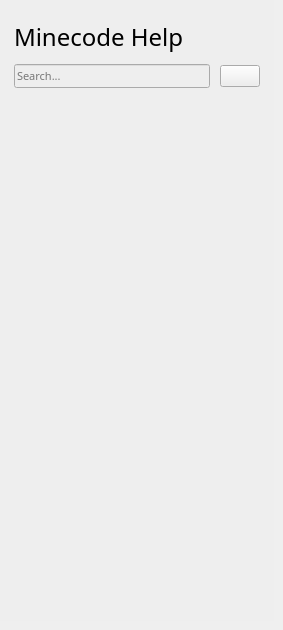
      <widget class="QWidget" name="arHelp">
       <widget class="QWidget" name="widget_6" native="true">
        <property name="geometry">
         <rect>
          <x>0</x>
          <y>0</y>
          <width>274</width>
          <height>621</height>
         </rect>
        </property>
        <property name="styleSheet">
         <string notr="true">background-color: rgb(238, 238, 238);</string>
        </property>
        <layout class="QVBoxLayout" name="verticalLayout_7">
         <property name="spacing">
          <number>10</number>
         </property>
         <property name="leftMargin">
          <number>14</number>
         </property>
         <property name="topMargin">
          <number>20</number>
         </property>
         <property name="rightMargin">
          <number>14</number>
         </property>
         <property name="bottomMargin">
          <number>15</number>
         </property>
         <item>
          <widget class="QLabel" name="label_7">
           <property name="font">
            <font>
             <family>方正黑体简体</family>
             <pointsize>18</pointsize>
            </font>
           </property>
           <property name="text">
            <string>Minecode Help</string>
           </property>
          </widget>
         </item>
         <item>
          <layout class="QHBoxLayout" name="horizontalLayout_4">
           <item>
            <widget class="QLineEdit" name="searchBox_arHelp_IndexPanel">
             <property name="font">
              <font>
               <family>方正黑体简体</family>
               <pointsize>8</pointsize>
               <weight>50</weight>
               <italic>false</italic>
               <bold>false</bold>
              </font>
             </property>
             <property name="placeholderText">
              <string>Search...</string>
             </property>
             <property name="clearButtonEnabled">
              <bool>true</bool>
             </property>
            </widget>
           </item>
           <item>
            <widget class="QPushButton" name="pushButton_arHelp_IndexPanel_SearchButton">
             <property name="sizePolicy">
              <sizepolicy hsizetype="Fixed" vsizetype="Fixed">
               <horstretch>0</horstretch>
               <verstretch>0</verstretch>
              </sizepolicy>
             </property>
             <property name="text">
              <string/>
             </property>
             <property name="icon">
              <iconset resource="Resources.qrc">
               <normaloff>:/Cursor/src/Cursor/zoom.png</normaloff>:/Cursor/src/Cursor/zoom.png</iconset>
             </property>
             <property name="iconSize">
              <size>
               <width>10</width>
               <height>10</height>
              </size>
             </property>
             <property name="autoDefault">
              <bool>false</bool>
             </property>
             <property name="flat">
              <bool>false</bool>
             </property>
            </widget>
           </item>
          </layout>
         </item>
         <item>
          <widget class="QTreeView" name="treeView_2">
           <property name="styleSheet">
            <string notr="true"/>
           </property>
           <property name="frameShape">
            <enum>QFrame::NoFrame</enum>
           </property>
          </widget>
         </item>
        </layout>
       </widget>
      </widget>
